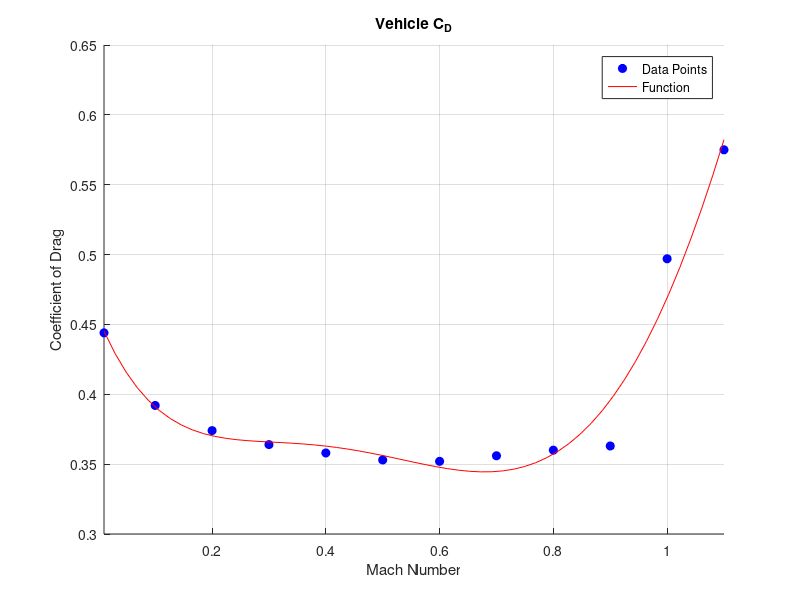

Source code (MATLAB): (Note: this script raises an error after producing the figure.)
clear variables; close all; clc;

%% Rocket Drag Polar
% Using the least squares estimation method, the drag curve outputted by OpenRocket and RasAero can be used to estimate C_D at specified mach numbers
machNumber = [0.01; 0.1; 0.2; 0.3; 0.4; 0.5; 0.6; 0.7; 0.8; 0.9; 1; 1.1];
cDVal = [0.444; 0.392; 0.374; 0.364; 0.358; 0.353; 0.352; 0.356; 0.360; 0.363; 0.497; 0.575];

X = [machNumber.^5 machNumber.^4 machNumber.^3, machNumber.^2, machNumber, ones(size(machNumber))];

% Use least squares estimate to solve for C
C = X \ cDVal;
cdPolar = @(x) C(1)*x^5 + C(2)*x^4 + C(3)*x^3 + C(4)*x^2 + C(5)*x + C(6);

figure;
scatter(machNumber, cDVal, 'o', 'MarkerEdgeColor', 'b', 'MarkerFaceColor', 'b');
hold on;
fplot(cdPolar, [min(machNumber), max(machNumber)], 'r');
title('Vehicle C_D');
xlabel('Mach Number');
ylabel('Coefficient of Drag');
legend('Data Points', 'Function');
grid on;

%% RK4 Configuration
dt = 0.01;
t_0 = 0;
t = t_0;
t_f = 50;
timeSlice = t_0:dt:t_f;
numTimePts = t_f / dt+1;
tRecord = zeros(1, numTimePts);
tRecord(1,1) = t;

v_B = [0;0;0.01]; % [m/s]
q_0 = [0.0189, -0.9493, 0.3084, -0.0581];
% q_0 = [0.10,-0.92,0.38,-0.03];

R_TB = quat2rotm(q_0);

rotm2eul(R_TB);

v_NED = R_TB' * v_B;

m_fuel = 4.776; % [kg] Solid rocket fuel mass
m_empty = 22.72 + 3.342; % [kg] Empty Rocket Mass
m_full = m_empty + m_fuel;

% qw, qi, qj, qk, px, py, pz, wx, wy, wz, vx, vy, vz, m
x_t = [q_0(1); q_0(2); q_0(3); q_0(4); 0; 0; -1400; 0; 0; 0; v_NED(1); v_NED(2); v_NED(3); m_full];


xRecord = zeros(length(x_t), numTimePts);
xRecord(:, 1) = x_t;

%% Sensor Readings
% Acx, Acy, Acz, Gyx, Gyy, Gyz, Magx, Magy, Magz
a_t = [0; 0; 0; 0; 0; 0; 0; 0; 0];
sRecord = zeros(length(a_t), numTimePts-1);

colNum = 1;
while(t < t_f)
    colNum = colNum + 1;
    t = t+dt;

    if(x_t(14) >= m_empty)
        throttle = 1;
    else
        throttle = 0;
    end
    abPct = 0;

    u_t = [abPct; throttle];

    k1 = dt*RocketDynamicModel(x_t, u_t, cdPolar);
    k2 = dt*RocketDynamicModel(x_t+(1/2)*k1, u_t, cdPolar);
    k3 = dt*RocketDynamicModel(x_t+(1/2)*k2, u_t, cdPolar);
    k4 = dt*RocketDynamicModel(x_t+k3, u_t, cdPolar);

    x_t = x_t + (1/6)*k1 + (1/3)*k2 + (1/3)*k3 + (1/6)*k4;

    xRecord(:,colNum) = x_t;
    tRecord(1,colNum) = t;
    %% Calculate Sensor Readings
    sysDyn = k4 / dt; % Bring back to per second

    % Collect acceleration readings and rotate into body frame
    ax = sysDyn(11) / 9.81; % [G]
    ay = sysDyn(12) / 9.81; % [G]
    az = sysDyn(13) / 9.81 + 1; % [G] Add one G to negate gravity compensation
    aR = [ax; ay; az];

    aR = R_TB * aR;

    sRecord(:,colNum) = [aR; 0;0;0; 0;0;0];
    
end

%% Plotting Results
% figure();
% plot(tRecord, xRecord(5,:)); % X-Position vs Time
% title("X Vs. Time");
% xlabel("Time (s)");
% ylabel("X-Pos (m)");
% grid on;

% figure();
% plot(tRecord, xRecord(6,:)); % Y-Position vs Time
% title("Y Vs. Time");
% xlabel("Time (s)");
% ylabel("Y-Pos (m)");
% grid on;

% figure();
% plot(tRecord, xRecord(7,:)); % Z-Position vs Time
% title("Z Vs. Time");
% xlabel("Time (s)");
% ylabel("Z-Pos (m)");
% grid on;

% figure();
% plot(tRecord, xRecord(11,:)); % X-Velocity vs Time
% title("X-Velocity Vs. Time");
% xlabel("Time (s)");
% ylabel("X-Velocity (m/s)");
% grid on;

% figure();
% plot(tRecord, xRecord(12,:)); % Y-Velocity vs Time
% title("Y-Velocity Vs. Time");
% xlabel("Time (s)");
% ylabel("Y-Velocity (m/s)");
% grid on;

% figure();
% plot(tRecord, xRecord(13,:)); % Z-Velocity vs Time
% title("Z-Velocity Vs. Time");
% xlabel("Time (s)");
% ylabel("Z-Velocity (m/s)");
% grid on;

% figure();
% plot3(xRecord(5,:), xRecord(6,:), xRecord(7,:));
% title("Rocket Path");
% xlabel("Px (m)");
% ylabel("Py (m)");
% zlabel("Pz (m)");
% grid on;

% euler_angles = rad2deg(quat2eul(xRecord(1:4,:)', 'XYZ'));
% % Plot Euler angles against time
% figure();
% plot(tRecord, euler_angles(:,1)); % Roll angle vs Time
% title("Roll Angle Vs. Time");
% xlabel("Time (s)");
% ylabel("Roll Angle (rad)");
% grid on;

% figure();
% plot(tRecord, euler_angles(:,2)); % Pitch angle vs Time
% title("Pitch Angle Vs. Time");
% xlabel("Time (s)");
% ylabel("Pitch Angle (rad)");
% grid on;

% figure();
% plot(tRecord, euler_angles(:,3)); % Yaw angle vs Time
% title("Yaw Angle Vs. Time");
% xlabel("Time (s)");
% ylabel("Yaw Angle (rad)");
% grid on;

% figure();
% plot(tRecord, sRecord(3,:));
% title("Sensor Readings - Az");
% xlabel("Time (s)");
% ylabel("Acceleration Z (m/s^2)")
% grid on;